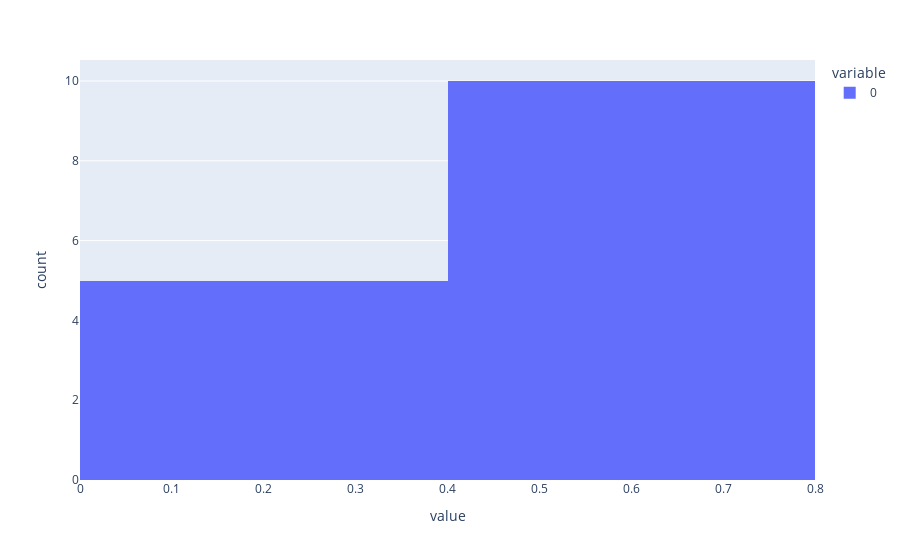

The cell this chart's notebook holds for it:
### Code cell
pl.hist_series(corr.abs())

### Figure 1 — Plotly figure (JSON) as saved in the notebook; plotly's stock layout.template omitted (floating-point values rounded to 4 significant figures)
{"data": [{"alignmentgroup": "True", "bingroup": "x", "hovertemplate": "variable=0<br>value=%{x}<br>count=%{y}<extra></extra>", "legendgroup": "0", "marker": {"color": "#636efa", "pattern": {"shape": ""}}, "name": "0", "offsetgroup": "0", "orientation": "v", "showlegend": true, "type": "histogram", "x": [0.73, 0.4152, 0.7426, 0.709, 0.3586, 0.5965, 0.6964, 0.7766, 0.3305, 0.01284, 0.5671, 0.008303, 0.5561, 0.5482, 0.06702, 0.293, 0.2537, 0.408, 0.006522, 0.07797, 0.7765, 0.4569, 0.7829, 0.7338, 0.4215, 0.591, 0.6596, 0.7936, 0.4163, 0.3239], "xaxis": "x", "yaxis": "y"}], "layout": {"barmode": "relative", "legend": {"title": {"text": "variable"}, "tracegroupgap": 0}, "margin": {"t": 60}, "xaxis": {"anchor": "y", "domain": [0, 1], "title": {"text": "value"}}, "yaxis": {"anchor": "x", "domain": [0, 1], "title": {"text": "count"}}}}
